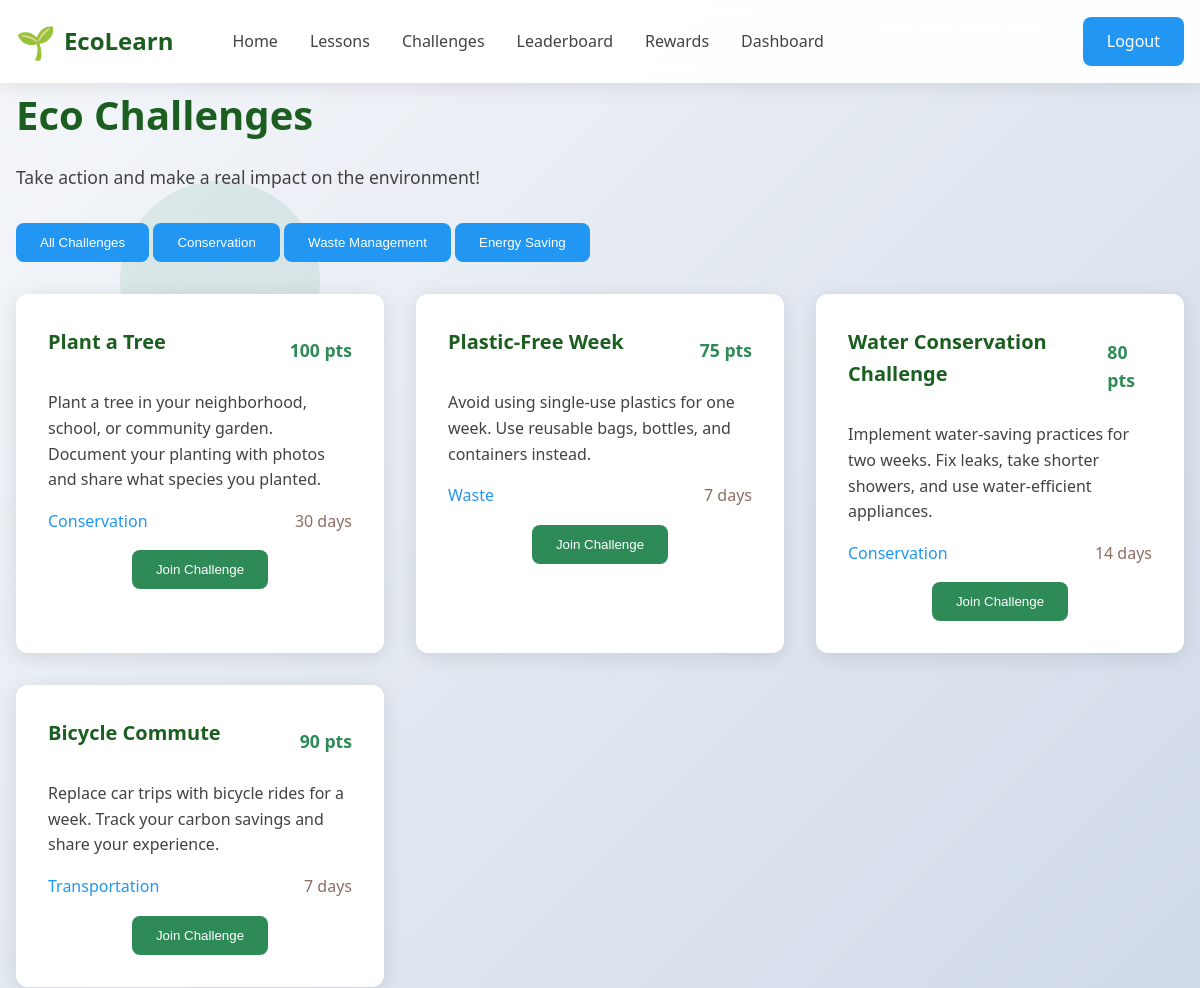
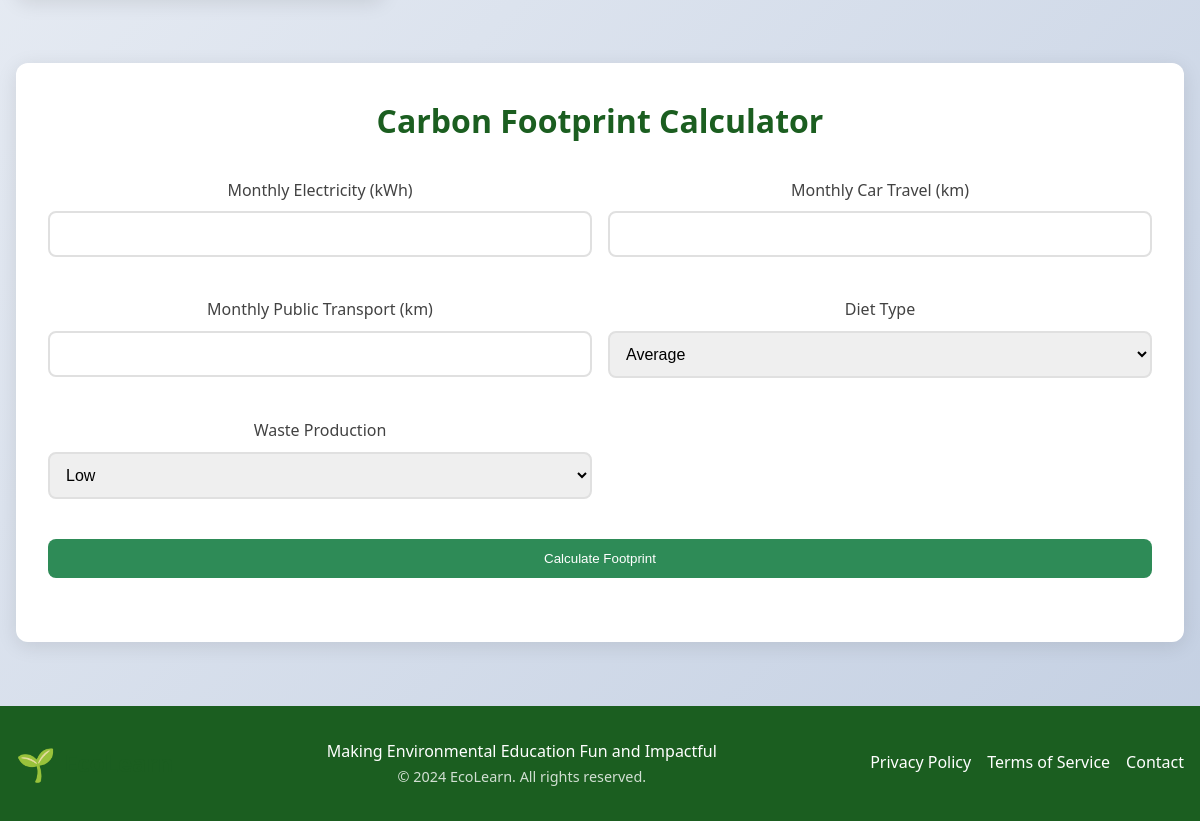
The app's page /challenges (signed in) with its own data (2 pictures, top to bottom).
### app.py (models this page shows)
class Challenge(db.Model):
    id = db.Column(db.Integer, primary_key=True)
    title = db.Column(db.String(200), nullable=False)
    description = db.Column(db.Text)
    category = db.Column(db.String(50))
    points_reward = db.Column(db.Integer, default=50)
    duration_days = db.Column(db.Integer, default=7)
    is_active = db.Column(db.Boolean, default=True)

### app.py (the view)
@app.route('/challenges')
def challenges():
    if 'user_id' not in session:
        flash('Please login to access challenges.', 'warning')
        return redirect(url_for('login'))
    challenges = Challenge.query.filter_by(is_active=True).all()
    user_challenges = {}
    if 'user_id' in session:
        user_challenges_data = UserChallenge.query.filter_by(user_id=session['user_id']).all()
        user_challenges = {uc.challenge_id: uc.status for uc in user_challenges_data}
    return render_template('challenges.html', challenges=challenges, user_challenges=user_challenges)

### templates/challenges.html (shortened to what this page needs)
{% extends "base.html" %}
{% block content %}
<div class="container">
    <h1 style="margin-bottom: 1rem; color: var(--dark-green);">Eco Challenges</h1>
    <p style="margin-bottom: 2rem; font-size: 1.1rem;">Take action and make a real impact on the environment!</p>
    <div style="margin-bottom: 2rem;">
        <button class="btn btn-secondary filter-btn active" onclick="filterChallenges('all')">All Challenges</button>
        <button class="btn btn-secondary filter-btn" onclick="filterChallenges('conservation')">Conservation</button>
        <button class="btn btn-secondary filter-btn" onclick="filterChallenges('waste')">Waste Management</button>
        <button class="btn btn-secondary filter-btn" onclick="filterChallenges('energy')">Energy Saving</button>
    </div>
    <div class="challenges-grid">
        {% for challenge in challenges %}
        <div class="challenge-card hover-lift" data-animate="fade-in"
             data-challenge-id="{{ challenge.id }}" data-category="{{ challenge.category }}"
             data-user-status="{{ user_challenges.get(challenge.id, 'not_joined') }}">
            <div class="challenge-header">
                <h3 class="challenge-title">{{ challenge.title }}</h3>
                <span class="challenge-points" style="color: var(--primary-green); font-weight: bold;">
                    {{ challenge.points_reward }} pts
                </span>
            </div>
            <p class="challenge-description">{{ challenge.description }}</p>
            <div class="challenge-meta" style="display: flex; justify-content: space-between; margin: 1rem 0;">
                <span style="color: var(--earth-blue);">{{ challenge.category|title }}</span>
                <span style="color: var(--soil-brown);">{{ challenge.duration_days }} days</span>
            </div>
            <div class="challenge-actions" style="text-align: center; margin-top: 1rem;">
                {% if user_challenges.get(challenge.id) == 'completed' %}
                <span style="color: var(--primary-green); font-weight: bold;">✓ Completed</span>
                {% elif user_challenges.get(challenge.id) == 'in_progress' %}
                <button class="btn btn-success complete-challenge" data-challenge-id="{{ challenge.id }}">
                    Mark Complete
                </button>
                <span style="color: var(--primary-green); font-weight: bold; margin-left: 1rem;">In Progress</span>
                {% else %}
                <button class="btn btn-primary join-challenge" data-challenge-id="{{ challenge.id }}">
                    Join Challenge
                </button>
                {% endif %}
            </div>
        </div>
        {% endfor %}
    </div>
</div>
<div class="container" style="margin-top: 4rem;">
    <div class="feature-card" data-animate="fade-in">
        <h2 style="text-align: center; margin-bottom: 2rem; color: var(--dark-green);">Carbon Footprint Calculator</h2>
        <form id="carbon-calculator">
            <div style="display: grid; grid-template-columns: 1fr 1fr; gap: 1rem;">
                <div class="form-group">
                    <label for="electricity">Monthly Electricity (kWh)</label>
                    <input type="number" id="electricity" name="electricity" min="0" step="10">
                </div>
                <div class="form-group">
                    <label for="car_km">Monthly Car Travel (km)</label>
                    <input type="number" id="car_km" name="car_km" min="0" step="10">
                </div>
                <div class="form-group">
                    <label for="bus_km">Monthly Public Transport (km)</label>
                    <input type="number" id="bus_km" name="bus_km" min="0" step="10">
                </div>
                <div class="form-group">
                    <label for="diet">Diet Type</label>
                    <select id="diet" name="diet">
                        <option value="average">Average</option>
                    </select>
                </div>
                <div class="form-group">
                    <label for="waste">Waste Production</label>
                    <select id="waste" name="waste">
                        <option value="low">Low</option>
                    </select>
                </div>
            </div>
            <button type="submit" class="btn btn-primary" style="width: 100%; margin-top: 1rem;">Calculate Footprint</button>
        </form>
    </div>
</div>
{% endblock %}

### static/css/style.css (style rules this page uses)
:root { --primary-green: #2E8B57; --dark-green: #1B5E20; --light-green: #4CAF50; --earth-blue: #2196F3; --soil-brown: #8D6E63; --light-gray: #F5F5F5; --medium-gray: #E0E0E0; --dark-gray: #424242; --success: #4CAF50; --warning: #FF9800; --error: #F44336; --info: #2196F3; }
* { margin: 0; padding: 0; box-sizing: border-box; }
body { font-family: 'Segoe UI', Tahoma, Geneva, Verdana, sans-serif; line-height: 1.6; color: var(--dark-gray); background: linear-gradient(135deg, #f5f7fa 0%, #c3cfe2 100%); min-height: 100vh; }
.container { max-width: 1200px; margin: 0 auto; padding: 0 1rem; }
h1, h2, h3, h4, h5, h6 { margin-bottom: 1rem; font-weight: 600; }
h1 { font-size: 2.5rem; }
h2 { font-size: 2rem; }
h3 { font-size: 1.5rem; }
.btn { display: inline-block; padding: 0.75rem 1.5rem; border: none; border-radius: 8px; text-decoration: none; font-weight: 500; cursor: pointer; transition: all 0.3s ease; text-align: center; }
.btn-primary { background: var(--primary-green); color: white; }
.btn-secondary { background: var(--earth-blue); color: white; }
.feature-card { background: white; padding: 2rem; border-radius: 12px; box-shadow: 0 4px 20px rgba(0, 0, 0, 0.1); text-align: center; transition: transform 0.3s ease, box-shadow 0.3s ease; }
.hover-lift { transition: transform 0.3s ease, box-shadow 0.3s ease; }
.form-group { margin-bottom: 1.5rem; }
.form-group label { display: block; margin-bottom: 0.5rem; font-weight: 500; color: var(--dark-gray); }
.form-group input, .form-group select { width: 100%; padding: 0.75rem; border: 2px solid var(--medium-gray); border-radius: 8px; font-size: 1rem; transition: border-color 0.3s ease; }
.challenges-grid { display: grid; grid-template-columns: repeat(auto-fit, minmax(350px, 1fr)); gap: 2rem; }
.challenge-card { background: white; padding: 2rem; border-radius: 12px; box-shadow: 0 4px 20px rgba(0, 0, 0, 0.1); transition: transform 0.3s ease, box-shadow 0.3s ease; }
.challenge-header { display: flex; justify-content: space-between; align-items: center; margin-bottom: 1rem; }
.challenge-title { font-size: 1.25rem; color: var(--dark-green); }
.challenge-points { font-size: 1.1rem; }
[data-animate="fade-in"] { animation: fade-in 0.8s ease-out; }

### static/css/animations.css (style rules this page uses)
[data-animate="fade-in"] { animation: fade-in 0.8s ease-out; }

### records on screen
Challenge: title "Plant a Tree", points_reward "100", description "Plant a tree in your neighborhood, school, or community garden. Document your planting with photos and share what species you planted.", category "Conservation", duration_days "30"
Challenge: title "Plastic-Free Week", points_reward "75", description "Avoid using single-use plastics for one week. Use reusable bags, bottles, and containers instead.", category "Waste", duration_days "7"
Challenge: title "Water Conservation Challenge", points_reward "80", description "Implement water-saving practices for two weeks. Fix leaks, take shorter showers, and use water-efficient appliances.", category "Conservation", duration_days "14"
Challenge: title "Bicycle Commute", points_reward "90", description "Replace car trips with bicycle rides for a week. Track your carbon savings and share your experience.", category "Transportation", duration_days "7"
